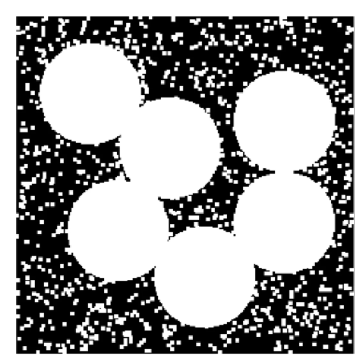
#> input picture 13.png, 355 x 362 px
$ python Image_translation.py
#> lines starting #> are read from the running program, lines starting #| are printed output that depends on the picture
import cv2
import numpy as np


# Advantage / Application of image translation are:-
#  1.hiding a part of the image
#  2.cropping the image
#  3.shifting an image
#  4.Animating an image using image translation in loop

img=cv2.imread("13.png")
#> img is the input picture: shape (362, 355, 3); mean B, G, R 150.4, 150.4, 150.4
img=cv2.resize(img,(500,700))
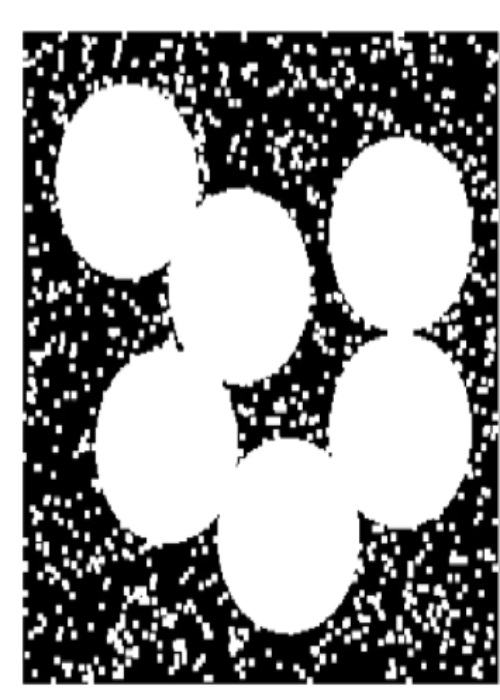
#> img: shape (700, 500, 3); mean B, G, R 150.3, 150.3, 150.3

# create a matrix

m=np.float32([[1,0,100],[0,1,50]])
print(img.shape)
#| (700, 500, 3)
print()
print(m)
print(img)
#> (printed output is left out)
new=cv2.warpAffine(img,m,(700,500))
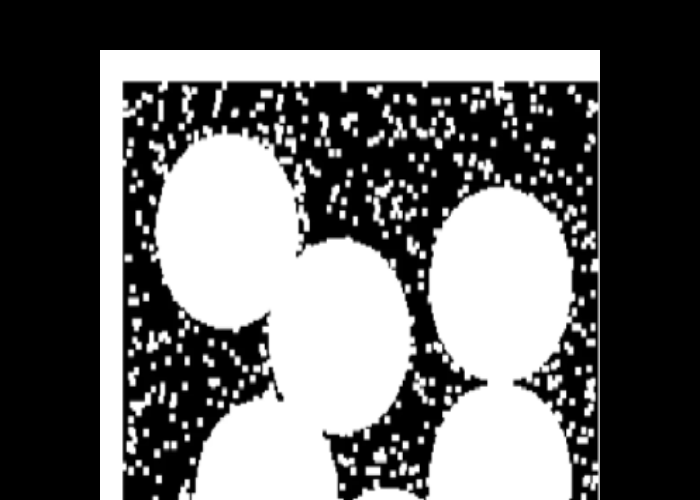
#> new: shape (500, 700, 3); mean B, G, R 101.1, 101.1, 101.1
cv2.imshow("Pic",img)
cv2.imshow("Pic2",m)
cv2.imshow("pic3",new)
cv2.waitKey(0)
cv2.destroyAllWindows()

$ run again, with 14.png copied over 13.png
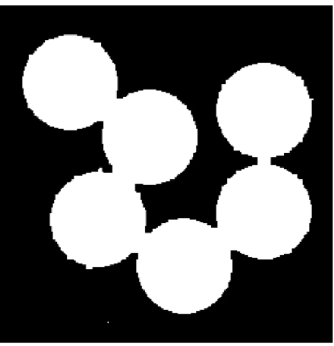
#> input picture 14.png, 334 x 346 px
#> img is the input picture: shape (346, 334, 3); min 0, max 255, mean 102.8
#> `img=cv2.resize(img,(500,700))`:
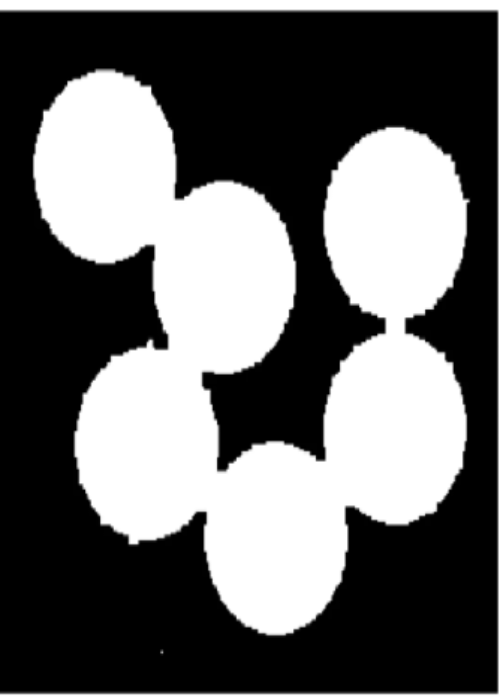
#> img: shape (700, 500, 3); min 0, max 255, mean 102.8
#| (700, 500, 3)
#> (printed output is left out)
#> `new=cv2.warpAffine(img,m,(700,500))`:
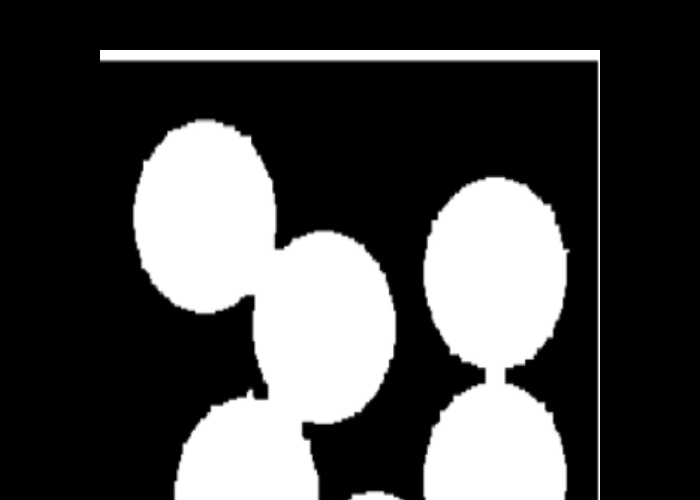
#> new: shape (500, 700, 3); min 0, max 255, mean 71.3
